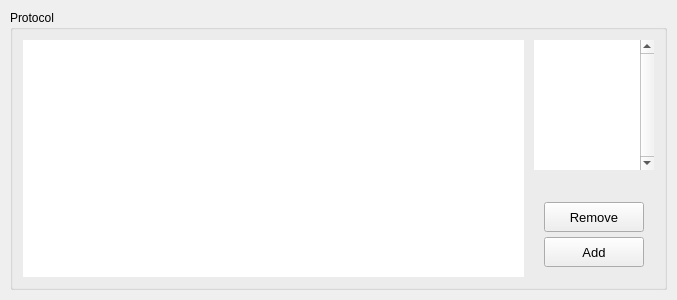
<?xml version="1.0" encoding="UTF-8"?>
<ui version="4.0">
 <class>ccProtocol</class>
 <widget class="QWidget" name="ccProtocol">
  <property name="geometry">
   <rect>
    <x>0</x>
    <y>0</y>
    <width>677</width>
    <height>300</height>
   </rect>
  </property>
  <property name="windowTitle">
   <string>Form</string>
  </property>
  <layout class="QHBoxLayout" name="horizontalLayout">
   <property name="spacing">
    <number>0</number>
   </property>
   <property name="leftMargin">
    <number>10</number>
   </property>
   <property name="topMargin">
    <number>10</number>
   </property>
   <property name="rightMargin">
    <number>10</number>
   </property>
   <property name="bottomMargin">
    <number>10</number>
   </property>
   <item>
    <widget class="QGroupBox" name="groupBox">
     <property name="title">
      <string>Protocol</string>
     </property>
     <layout class="QHBoxLayout" name="horizontalLayout_2">
      <property name="spacing">
       <number>10</number>
      </property>
      <property name="leftMargin">
       <number>10</number>
      </property>
      <property name="topMargin">
       <number>10</number>
      </property>
      <property name="rightMargin">
       <number>10</number>
      </property>
      <property name="bottomMargin">
       <number>10</number>
      </property>
      <item>
       <widget class="QTableWidget" name="protocol">
        <property name="sizePolicy">
         <sizepolicy hsizetype="Minimum" vsizetype="Expanding">
          <horstretch>0</horstretch>
          <verstretch>0</verstretch>
         </sizepolicy>
        </property>
        <property name="minimumSize">
         <size>
          <width>500</width>
          <height>0</height>
         </size>
        </property>
        <property name="font">
         <font>
          <pointsize>10</pointsize>
         </font>
        </property>
        <property name="frameShape">
         <enum>QFrame::NoFrame</enum>
        </property>
        <property name="frameShadow">
         <enum>QFrame::Plain</enum>
        </property>
        <property name="horizontalScrollBarPolicy">
         <enum>Qt::ScrollBarAsNeeded</enum>
        </property>
        <property name="sizeAdjustPolicy">
         <enum>QAbstractScrollArea::AdjustToContentsOnFirstShow</enum>
        </property>
        <property name="editTriggers">
         <set>QAbstractItemView::CurrentChanged|QAbstractItemView::EditKeyPressed</set>
        </property>
        <property name="tabKeyNavigation">
         <bool>false</bool>
        </property>
        <property name="showDropIndicator" stdset="0">
         <bool>false</bool>
        </property>
        <property name="dragDropOverwriteMode">
         <bool>false</bool>
        </property>
        <property name="selectionMode">
         <enum>QAbstractItemView::SingleSelection</enum>
        </property>
        <property name="textElideMode">
         <enum>Qt::ElideMiddle</enum>
        </property>
        <property name="showGrid">
         <bool>true</bool>
        </property>
        <property name="gridStyle">
         <enum>Qt::SolidLine</enum>
        </property>
        <property name="wordWrap">
         <bool>true</bool>
        </property>
        <property name="cornerButtonEnabled">
         <bool>false</bool>
        </property>
        <property name="rowCount">
         <number>0</number>
        </property>
        <property name="columnCount">
         <number>10</number>
        </property>
        <attribute name="horizontalHeaderVisible">
         <bool>false</bool>
        </attribute>
        <attribute name="horizontalHeaderCascadingSectionResizes">
         <bool>false</bool>
        </attribute>
        <attribute name="horizontalHeaderMinimumSectionSize">
         <number>0</number>
        </attribute>
        <attribute name="horizontalHeaderDefaultSectionSize">
         <number>20</number>
        </attribute>
        <attribute name="horizontalHeaderHighlightSections">
         <bool>false</bool>
        </attribute>
        <attribute name="horizontalHeaderStretchLastSection">
         <bool>false</bool>
        </attribute>
        <attribute name="verticalHeaderVisible">
         <bool>true</bool>
        </attribute>
        <attribute name="verticalHeaderMinimumSectionSize">
         <number>25</number>
        </attribute>
        <attribute name="verticalHeaderDefaultSectionSize">
         <number>25</number>
        </attribute>
        <attribute name="verticalHeaderHighlightSections">
         <bool>true</bool>
        </attribute>
        <column/>
        <column/>
        <column/>
        <column/>
        <column/>
        <column/>
        <column/>
        <column/>
        <column/>
        <column/>
       </widget>
      </item>
      <item>
       <widget class="QWidget" name="editProtocol_widget" native="true">
        <property name="sizePolicy">
         <sizepolicy hsizetype="Fixed" vsizetype="Preferred">
          <horstretch>0</horstretch>
          <verstretch>0</verstretch>
         </sizepolicy>
        </property>
        <property name="minimumSize">
         <size>
          <width>120</width>
          <height>0</height>
         </size>
        </property>
        <property name="maximumSize">
         <size>
          <width>120</width>
          <height>16777215</height>
         </size>
        </property>
        <layout class="QVBoxLayout" name="verticalLayout">
         <property name="spacing">
          <number>5</number>
         </property>
         <property name="leftMargin">
          <number>0</number>
         </property>
         <property name="topMargin">
          <number>0</number>
         </property>
         <property name="rightMargin">
          <number>0</number>
         </property>
         <property name="bottomMargin">
          <number>0</number>
         </property>
         <item>
          <widget class="QListWidget" name="measures_list">
           <property name="sizePolicy">
            <sizepolicy hsizetype="Expanding" vsizetype="Fixed">
             <horstretch>0</horstretch>
             <verstretch>0</verstretch>
            </sizepolicy>
           </property>
           <property name="minimumSize">
            <size>
             <width>0</width>
             <height>130</height>
            </size>
           </property>
           <property name="maximumSize">
            <size>
             <width>16777215</width>
             <height>130</height>
            </size>
           </property>
           <property name="font">
            <font>
             <pointsize>10</pointsize>
            </font>
           </property>
           <property name="frameShape">
            <enum>QFrame::NoFrame</enum>
           </property>
           <property name="lineWidth">
            <number>0</number>
           </property>
           <property name="verticalScrollBarPolicy">
            <enum>Qt::ScrollBarAlwaysOn</enum>
           </property>
           <property name="horizontalScrollBarPolicy">
            <enum>Qt::ScrollBarAlwaysOff</enum>
           </property>
           <property name="editTriggers">
            <set>QAbstractItemView::DoubleClicked|QAbstractItemView::EditKeyPressed|QAbstractItemView::SelectedClicked</set>
           </property>
           <property name="spacing">
            <number>5</number>
           </property>
          </widget>
         </item>
         <item>
          <spacer name="verticalSpacer">
           <property name="orientation">
            <enum>Qt::Vertical</enum>
           </property>
           <property name="sizeType">
            <enum>QSizePolicy::Expanding</enum>
           </property>
           <property name="sizeHint" stdset="0">
            <size>
             <width>20</width>
             <height>40</height>
            </size>
           </property>
          </spacer>
         </item>
         <item>
          <layout class="QGridLayout" name="gridLayout">
           <property name="leftMargin">
            <number>10</number>
           </property>
           <property name="topMargin">
            <number>0</number>
           </property>
           <property name="rightMargin">
            <number>10</number>
           </property>
           <property name="bottomMargin">
            <number>10</number>
           </property>
           <property name="horizontalSpacing">
            <number>0</number>
           </property>
           <property name="verticalSpacing">
            <number>5</number>
           </property>
           <item row="1" column="0">
            <widget class="QPushButton" name="add_btn">
             <property name="sizePolicy">
              <sizepolicy hsizetype="Fixed" vsizetype="Fixed">
               <horstretch>0</horstretch>
               <verstretch>0</verstretch>
              </sizepolicy>
             </property>
             <property name="minimumSize">
              <size>
               <width>100</width>
               <height>30</height>
              </size>
             </property>
             <property name="maximumSize">
              <size>
               <width>100</width>
               <height>30</height>
              </size>
             </property>
             <property name="font">
              <font>
               <pointsize>10</pointsize>
              </font>
             </property>
             <property name="text">
              <string>Add</string>
             </property>
            </widget>
           </item>
           <item row="0" column="0">
            <widget class="QPushButton" name="remove_btn">
             <property name="sizePolicy">
              <sizepolicy hsizetype="Fixed" vsizetype="Fixed">
               <horstretch>0</horstretch>
               <verstretch>0</verstretch>
              </sizepolicy>
             </property>
             <property name="minimumSize">
              <size>
               <width>100</width>
               <height>30</height>
              </size>
             </property>
             <property name="maximumSize">
              <size>
               <width>100</width>
               <height>30</height>
              </size>
             </property>
             <property name="font">
              <font>
               <pointsize>10</pointsize>
              </font>
             </property>
             <property name="mouseTracking">
              <bool>false</bool>
             </property>
             <property name="text">
              <string>Remove</string>
             </property>
             <property name="autoDefault">
              <bool>false</bool>
             </property>
             <property name="default">
              <bool>false</bool>
             </property>
             <property name="flat">
              <bool>false</bool>
             </property>
            </widget>
           </item>
          </layout>
         </item>
        </layout>
       </widget>
      </item>
     </layout>
    </widget>
   </item>
  </layout>
 </widget>
 <resources/>
 <connections/>
</ui>
